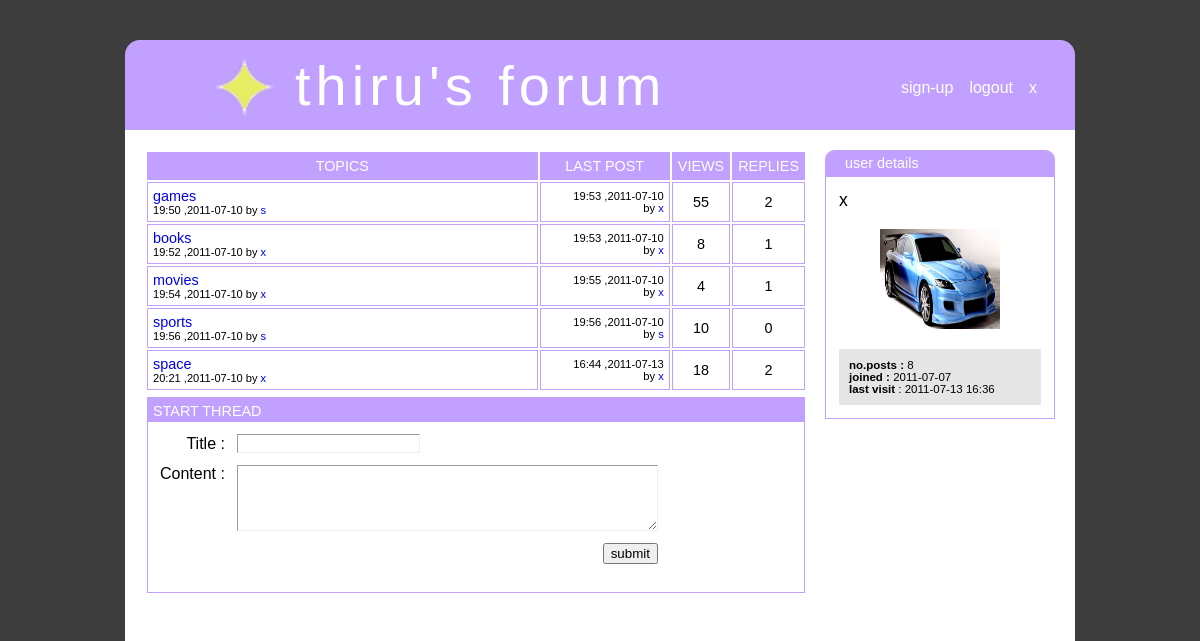
The app's page /index.php (signed in) with its own data.
### tables this page shows
CREATE TABLE IF NOT EXISTS `postx` (
  `post_id` int(11) NOT NULL,
  `parent_id` int(11) NOT NULL,
  `username` text NOT NULL,
  `title` text NOT NULL,
  `content` text NOT NULL,
  `time` time NOT NULL,
  `date` date NOT NULL,
  `likes` int(11) NOT NULL,
  `dislikes` int(11) NOT NULL
);

CREATE TABLE IF NOT EXISTS `viewx` (
  `parent_id` int(11) NOT NULL,
  `views` int(11) NOT NULL
);

CREATE TABLE IF NOT EXISTS `userx` (
  `username` text NOT NULL,
  `gender` varchar(20) NOT NULL,
  `name` text NOT NULL,
  `birthday` date NOT NULL,
  `occupation` text NOT NULL,
  `interest` text NOT NULL,
  `location` text NOT NULL,
  `email` text NOT NULL,
  `picture` text NOT NULL,
  `joindate` date NOT NULL,
  `last` timestamp NOT NULL DEFAULT CURRENT_TIMESTAMP ON UPDATE CURRENT_TIMESTAMP
);

### index.php (the view, shortened to what this page needs)
<html>
      <head>
            <link href="styx.css" rel="stylesheet" type="text/css">
     </head>
      <body>
         <div id="cz" style="margin-top:40px;text-align:left;">
             <div id="header">
                 <div>
                 <img src="leftcurve.jpeg" style="float:left;">
                 <img src="rightcurve.jpeg" style="float:right;">
                 </div>
                  <br>
                           <div style="margin-left:90px;">
                               <img src="sign.jpeg">
                               <div id="h">thiru's forum</div>
                           </div>
                         <div id="linkx">
                         <ul>
                      <li><a href='signup.php'>sign-up</a></li>
                    <?php
                        if(isset($_SESSION["usrx"]))
                       {
                          echo "<li><a href='logout.php'>logout</a></li>";
                          echo "<li><a href='prox.php?xf=".$_SESSION["usrx"]."'>".$_SESSION["usrx"]."</a></li>";
                      }
                     ?>
                        </ul>
                        </div>
                </div>
       <div id="cont">
                 <div id="leftx">
                 <table id="tablex" >
     <tr id="tr1x"><td width="50%">TOPICS</td><td>LAST POST</td><td>VIEWS</td><td>REPLIES</td>
</tr>
           <?php
            $con2=mysql_connect("localhost","root","") or die(mysql_error());
            $sq5="SELECT * FROM postx WHERE post_id=parent_id ORDER BY parent_id;";
            $res1=mysql_query($sq5,$con2);
            while($row=mysql_fetch_array($res1))
{
               $parent1x=$row["parent_id"];
              $sq3="SELECT count(*) FROM postx WHERE parent_id='{$parent1x}' AND parent_id<>post_id ;";
                  $re2=mysql_query($sq3,$con2);
                  $count=mysql_fetch_assoc($re2);
               foreach($count as $name=>$value)
                     {
                    $re6=$value;
                     }
        $sq4="SELECT * FROM postx WHERE post_id=(SELECT MAX(post_id) FROM postx WHERE parent_id='{$parent1x}');";
$re3=mysql_query($sq4,$con2);
while($count2=mysql_fetch_array($re3))
{
$time2=$count2["time"];
$day2=$count2["date"];
$author2=$count2["username"];
}
$sq10="SELECT views FROM viewx WHERE parent_id=".$row["parent_id"].";";
$re11=mysql_query($sq10,$con2);
$vs=mysql_fetch_array($re11);
$views=$vs["views"];
             echo    " <tr>
  <td width='60%' style='text-align:left;' ><a href='rex.php?xs=".$row["parent_id"]."' >".$row["title"]."</a><br><span style='font-size:77%'>".substr($row["time"],0,5)." ,".$row["date"]." by <a href='prox.php?xf=".$row["username"]."'>".$row["username"]."</a></span>
                        </td>
                        <td style='text-align:right;font-size:70%;' width='20%' >".substr($time2,0,5)." ,".$day2."<br> by <a href='prox.php?xf=".$author2."'>".$author2." </a></td>
                        <td>".$views."</td>
                        <td >".$re6."</td>
</tr>"   ;
       }
             ?>
                 </table>
               <?php
                   if(isset($_SESSION["usrx"]))
                   {
                     echo "  <div id='threadx'>
                         <div id='h3' >
                               <div class='lt'> START THREAD</div>
                          </div>
                    <div id='cthreadx'>
                                  <form >
                             <table>
                                <tr><td align='right'>Title :</td><td><input style='border: 1px inset;' type='text' id='tix' name='titlex'></td><td id='lok1' class='yut'></td></tr>
                                <tr><td valign='top' align='right'>Content :</td><td><textarea style='border: 1px inset;' id='cox' name='contentx' rows='4' cols='50'></textarea></td><td id='lok2' class='yut'></td></tr>
                                 <tr><td colspan='2' align='right'><input type='button' value='submit' onclick='ithread();'></td></tr>
                            </table>
                                  </form>
                     </div>
                             </div>";
                   }
                  else
                      echo "<div id='ct1'><a href='xlogin.php'>login</a> to start a thread</div>";
                ?>
                 </div>
                 <div id="rightx">
                               <div id="h2" >
                           <img src="l2.jpeg" style="float:left;">
                             <img src="r2.jpeg" style="float:right;">
                    <?php      if(isset($_SESSION["usrx"]))
                               {
                                 echo "<div class='lt'>user details</div></div>
                               <div id='logbox'>";
                              }
                         else
                              {
                                 echo "<div class='lt' >login</div></div>
                               <div id='logbox'>";
                               }
                  if(isset($_SESSION["usrx"]))
               {
               $usx5=$_SESSION["usrx"];
              $sq31="SELECT joindate,picture FROM userx WHERE username='{$usx5}';";
              $count31=mysql_query($sq31,$con2) or die(mysql_error());
              $count39=mysql_fetch_array($count31);
              $sq32="SELECT count(*) AS pox FROM postx WHERE username='{$usx5}';";
              $count32=mysql_query($sq32,$con2) or die(mysql_error());
              $count40=mysql_fetch_array($count32);
                    echo "<span class='lt7'>$usx5</span><br><br>
                         <div id='picx' style='text-align:center;'>  <img src='".$count39["picture"]."' height='100' width='120'>  </div>
                         <div class='sd3'>
                        <strong>no.posts : </strong>".$count40["pox"]."<br>
                        <strong>joined : </strong>".$count39["joindate"]."<br>
                        <strong>last visit </strong>: ";
         if(isset($_SESSION["lastd"]))
                 {
                  echo  substr($_SESSION["lastd"],0,-3);
                }
        echo   "
                          </div>  ";
                 }
              else
                 {
                echo    "   <form method='POST' action='login.php'>
                             <tr>
                                         <td>
                            username:
                                         </td>
                             </tr>
                              <tr>
                                          <td>
                            <input type='text' size='19' name='usr'>
                                          </td>
                              </tr>
                              <tr>
                                          <td>
                             password:
                                          </td>
                              </tr>
                              <tr>
                                           <td >
                             <input type='password' size='19' name='pass'>
                                           </td>
                              </tr>
                              <tr>
                                            <td align='right'>
                             <input  type='submit' value='login'>
                                            </td>
                              </tr>
                               <tr>
                                            <td style='padding:15px;' align='center'>
                               <a href='signup.php'>create a new account!</a>
                                            </td>
                               </tr> </form>";}  ?>
                                </div>
                </div>
         </div>
          </div>
     </body>
</html>

### styx.css (style rules this page uses)
body { margin:0; font-family:verdana,sans-serif; background-color:#3d3d3d; text-align:center; }
#cz { width:950px; background-color:#FFFFFF; display:table; margin:0 auto; }
#header { background-color:#c2a0ff; height:90px; color:#ffffff; }
#cont { background-color:#ffffff; }
#h { margin-top:-65px; margin-left:80px; font-family:ubuntu,verdana,sans-serif; letter-spacing:5px; font-size:3.5em; }
#linkx { float:right; margin-top:-63px; margin-right:30px; }
#linkx li { list-style-type:none; float:left; padding:8px; }
#linkx a { text-decoration:none; color:#ffffff; font-size:16px; }
#logbox { padding:13px; }
#rightx { background-color:#ffffff; float:right; border-left:1px solid #c2a0ff; border-right:1px solid #c2a0ff; border-bottom:1px solid #c2a0ff; width:228px; margin-right:20px; margin-top:20px; margin-bottom:20px; }
#leftx { float:left; margin-top:20px; margin-left:20px; width:660px; background-color:#ffffff; margin-bottom:500px; }
#h2 { margin-left:-1px; background-color:#c2a0ff; height:27px; width:230px; }
#h3 { background-color:#c2a0ff; height:24px; }
.lt { color:#ffffff; padding:5px; font-size:90%; }
#tablex { width:662px; border-collapse:separate; border-spacing:2px; }
#tablex td { padding:5px; border:1px solid #c2a0ff; text-align:center; font-size:90%; }
#tablex td a { text-decoration:none; }
#tr1x td { background-color:#c2a0ff; color:#ffffff; text-align:center; font-size:90%; }
#threadx { border:1px solid #c2a0ff; margin-left:2px; margin-top:5px; background-color:#ffffff; margin-bottom:20px; }
#cthreadx { padding:5px; }
#cthreadx td { padding:5px; }
.sd3 { font-size:72%; background-color:#e5e5e5; padding:10px; }
.lt7 { font-size:110%; }
.yut { font-size:70%; color:red; }
#picx { margin-bottom:20px; }

### records on screen
postx: title "games", time "19:50", date "2011-07-10", username "s", postx.time "19:53", postx.date "2011-07-10", postx.username "x", parent.views "55", re6 "2"
postx: title "books", time "19:52", date "2011-07-10", username "x", postx.time "19:53", postx.date "2011-07-10", postx.username "x", parent.views "8", re6 "1"
postx: title "movies", time "19:54", date "2011-07-10", username "x", postx.time "19:55", postx.date "2011-07-10", postx.username "x", parent.views "4", re6 "1"
postx: title "sports", time "19:56", date "2011-07-10", username "s", parent.views "10", re6 "0"
postx: title "space", time "20:21", date "2011-07-10", username "x", postx.time "16:44", postx.date "2011-07-13", postx.username "x", parent.views "18", re6 "2"
userx: picture (picture), joindate "2011-07-07"

### other values on screen
$_SESSION["usrx"] "x"
$usx5 "x"
$count40["pox"] "8"
substr($_SESSION["lastd"],0,-3) "2011-07-13 16:36"
